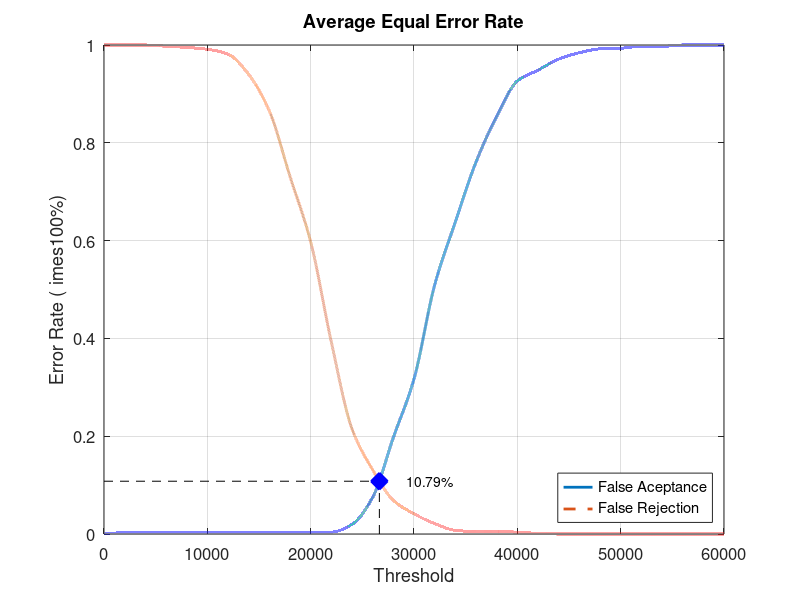
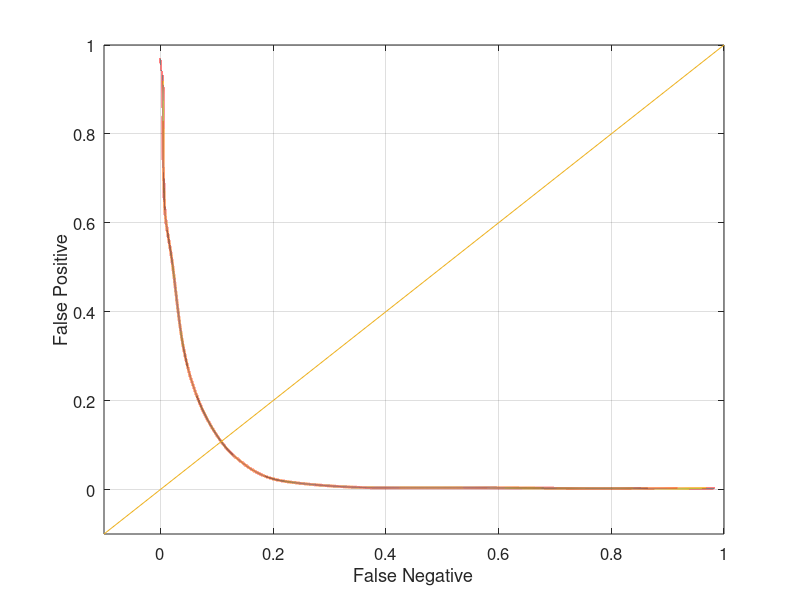

Reproduce these figures in MATLAB, in order.
close all;
clear;
clc;
x = 0:2000:60000;
xq = 0:0.5:60000;

y0 = [0 0.00263158 0.00263158 0.00263158 0.00263158 0.00263158 0.00263158 0.00263158 0.00263158 0.00263158 0.00394737 0.00394737 0.0197368 0.075 0.197368 0.317105 0.509211 0.638158 0.760526 0.853947 0.926316 0.948684 0.971053 0.98421 0.992105 0.993421 0.997368 0.997368 1 1 1]
yy0 = interp1(x, y0, xq, 'pchip');
y1 = [1 1 1 0.9975 0.995 0.99125 0.98125 0.94 0.865 0.73125 0.5975 0.3925 0.215 0.13125 0.06875 0.04125 0.02125 0.0075 0.005 0.005 0.00375 0.00125 0 0 0 0 0 0 0 0 0]
yy1 = interp1(x, y1, xq, 'pchip');

% Calculating EER: 
y2 = abs(y0 - y1);
find(y2 == min(y2))
yy2 = abs(yy0 - yy1);
xEER = find(yy2 == min(yy2));
xEERIndex = xq(xEER) % X-axis EER
yEER = yy0(xEER) % Y-axis EER

main = figure
plot(xq, yy0,'-','LineWidth', 2);	hold on
plot(xq, yy1,'--','LineWidth', 2);	hold on
plot([xEERIndex xEERIndex], [0 yEER], 'k--');	hold on
plot([0 xEERIndex], [yEER yEER], 'k--');	hold on
plot(xEERIndex, yEER, 'bx', 'LineWidth', 10);	hold on
text(xEERIndex + 10 * xEERIndex / 100, yEER, [num2str(round((10000 * yEER)) / 100) '%'])
legend('False Aceptance', 'False Rejection', 'Location', 'SouthEast')
xlabel('Threshold')
ylabel('Error Rate (	imes100%)')
title('Average Equal Error Rate')
set(gca, 'FontSize', 12)
axis([0 60000 0 1])
grid on

print(main, 'Experiment1AverageMain', '-dpng');
FNRxFPR = figure('Color', [1 1 1]);
plot(yy1, yy0, '-', yy1, yy0, 'LineWidth', 2);
hold on
y = -0.1:0.1:1
plot(y, y); 
set(gca, 'FontSize', 12)
xlabel('False Negative')
ylabel('False Positive')
axis([-0.1 1 -0.1 1])
set(gca, 'FontSize', 12)
grid on

print(FNRxFPR, 'Experiment1AverageFNRxFPR','-dpng');
